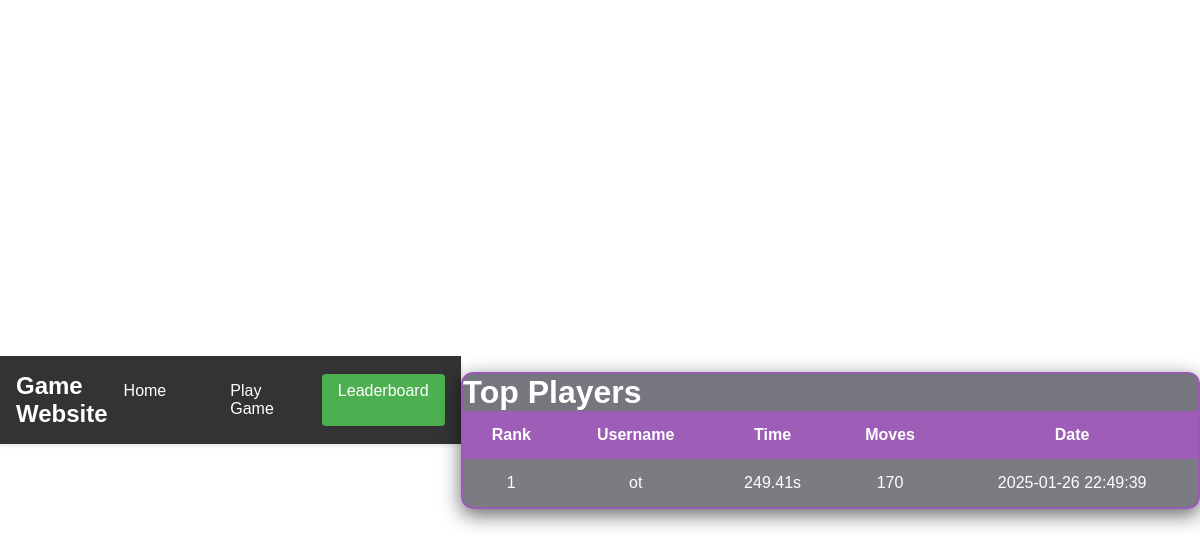
The page /leaderboard on the database as committed earlier.
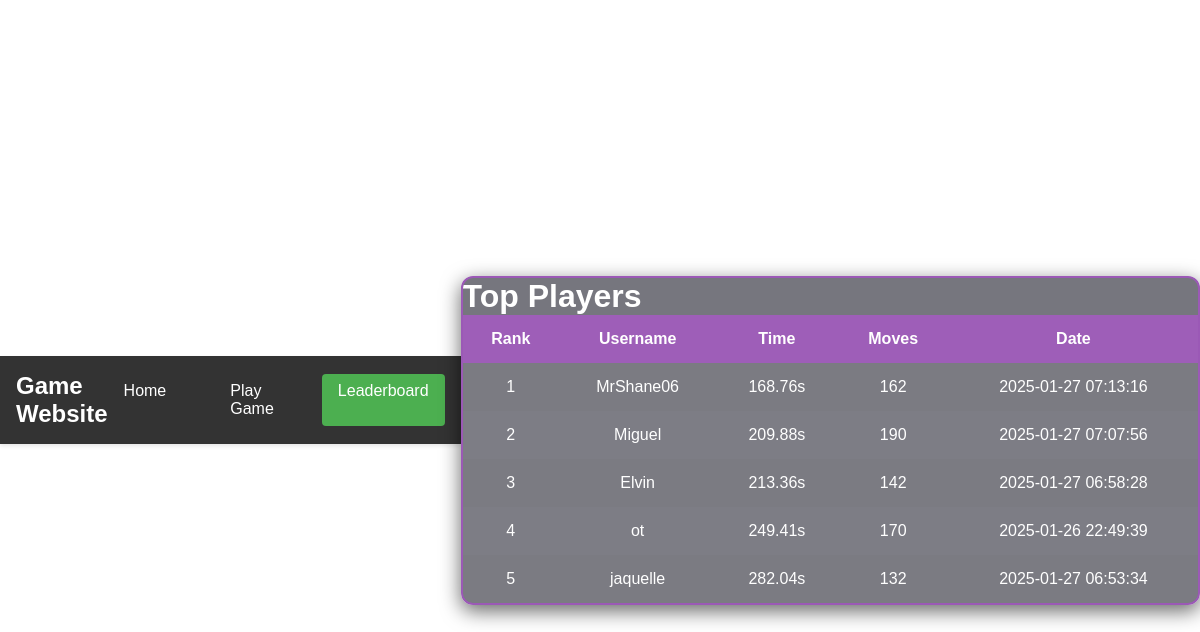
The same page on the database as committed later.
### tables this page shows
CREATE TABLE players (
                    id INTEGER PRIMARY KEY AUTOINCREMENT,
                    username TEXT NOT NULL,
                    total_time REAL NOT NULL,
                    total_moves INTEGER NOT NULL,
                    timestamp DATETIME DEFAULT CURRENT_TIMESTAMP
                );

### app.py (the view)
@app.route('/leaderboard')
def leaderboard():
    top_players = leaderboard_db.get_top_players()
    return render_template('leaderboard.html', top_players=top_players)

### database_handler.py (called while the page is built)
    def get_top_players(self, limit=10):
        with sqlite3.connect(self.db_path) as conn:
            cursor = conn.cursor()
            cursor.execute('''
                SELECT username, total_time, total_moves, timestamp
                FROM players
                ORDER BY total_time ASC, total_moves ASC
                LIMIT ?
            ''', (limit,))
            return cursor.fetchall()

### Templates/leaderboard.html (shortened to what this page needs)
<!DOCTYPE html>
<html lang="en">
<head>
</head>
<body>
    {% extends "navbar.html" %}
    {% block content %}
    <div class="leaderboard">
        <h1>Top Players</h1>
        <table class="leaderboard-table">
            <thead>
                <tr>
                    <th>Rank</th>
                    <th>Username</th>
                    <th>Time</th>
                    <th>Moves</th>
                    <th>Date</th>
                </tr>
            </thead>
            <tbody>
                {% for username, total_time, total_moves, timestamp in top_players %}
                <tr>
                    <td>{{ loop.index }}</td>
                    <td>{{ username }}</td>
                    <td>{{ total_time }}s</td>
                    <td>{{ total_moves }}</td>
                    <td>{{ timestamp }}</td>
                </tr>
                {% endfor %}
            </tbody>
         </table>
    </div>
    {% endblock %}

### Templates/navbar.html (shortened to what this page needs)
<!DOCTYPE html>
<html lang="en">
<head>
</head>
<body>
    <nav class="navbar">
        <div class="nav-container">
            <a href="/" class="nav-brand">Game Website</a>
            <div class="nav-links">
                <a href="/" {% if request.endpoint == 'home' %}class="active"{% endif %}>Home</a>
                <a href="/level" {% if request.endpoint == 'level' %}class="active"{% endif %}>Play Game</a>
                <a href="/leaderboard" {% if request.endpoint == 'leaderboard' %}class="active"{% endif %}>Leaderboard</a>
            </div>
        </div>
    </nav>
    {% block content %}
    {% endblock %}
</body>
</html>

### Templates/leaderboard.html (style rules this page uses)
body { font-family: 'Poppins', sans-serif; background: url('https://kiara-adams.github.io/memory-match-images/download%20(1).gif') no-repeat center center fixed; background-size: cover; color: #FFFFFF; margin: 0; padding: 0; display: flex; justify-content: center; align-items: center; height: 100vh; }
.leaderboard { width: 90%; max-width: 800px; background: rgba(28, 28, 40, 0.6); border-radius: 12px; box-shadow: 0 6px 20px rgba(0, 0, 0, 0.6); overflow: hidden; border: 2px solid #9B59B6; margin-top: 80px; }
.leaderboard-table { width: 100%; border-collapse: collapse; }
.leaderboard-table th, .leaderboard-table td { padding: 15px; text-align: center; color: #FFFFFF; }
.leaderboard-table thead { background: #9B59B6; }
.leaderboard-table tr:nth-child(even) { background: rgba(255, 255, 255, 0.05); }
.leaderboard-table tr:nth-child(odd) { background: rgba(255, 255, 255, 0.03); }

### Templates/navbar.html (style rules this page uses)
* { margin: 0; padding: 0; box-sizing: border-box; }
body { font-family: Arial, sans-serif; }
.navbar { background-color: #333; padding: 1rem; box-shadow: 0 2px 4px rgba(0,0,0,0.1); }
.nav-container { max-width: 1200px; margin: 0 auto; display: flex; justify-content: space-between; align-items: center; }
.nav-brand { color: white; text-decoration: none; font-size: 1.5rem; font-weight: bold; }
.nav-links { display: flex; gap: 2rem; }
.nav-links a { color: white; text-decoration: none; padding: 0.5rem 1rem; border-radius: 4px; transition: background-color 0.3s ease; }
.nav-links a.active { background-color: #4CAF50; }

Rows that differ between the two databases and show on the page:
added players: username "MrShane06", total_time "168.76", total_moves "162", timestamp "2025-01-27 07:13:16"
added players: username "Miguel", total_time "209.88", total_moves "190", timestamp "2025-01-27 07:07:56"
added players: username "Elvin", total_time "213.36", total_moves "142", timestamp "2025-01-27 06:58:28"
added players: username "jaquelle", total_time "282.04", total_moves "132", timestamp "2025-01-27 06:53:34"
